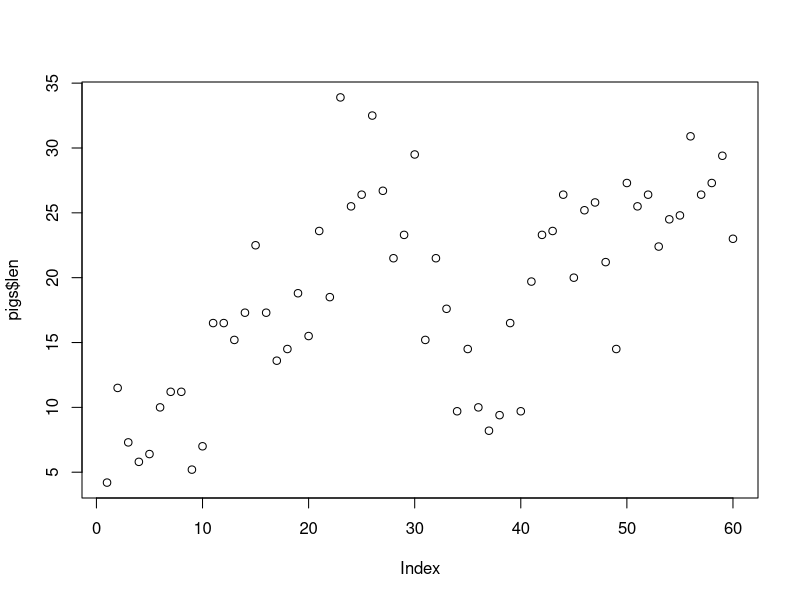
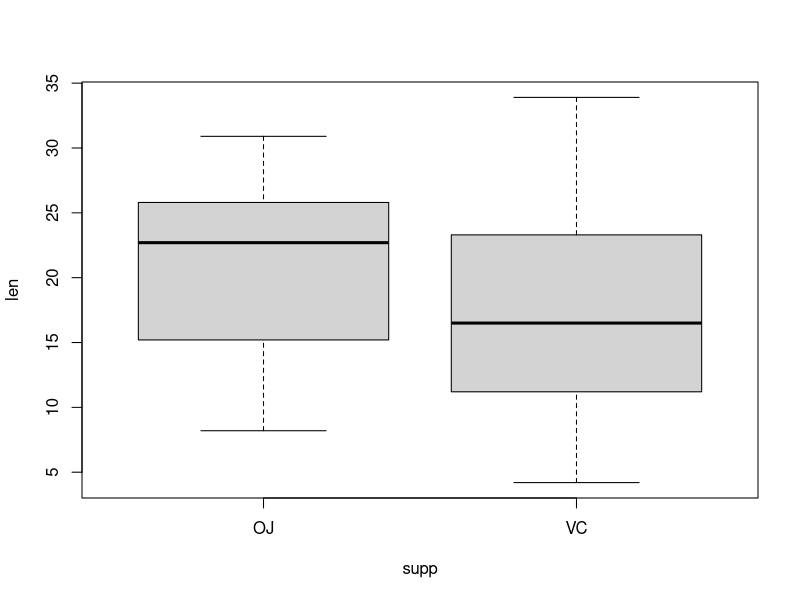
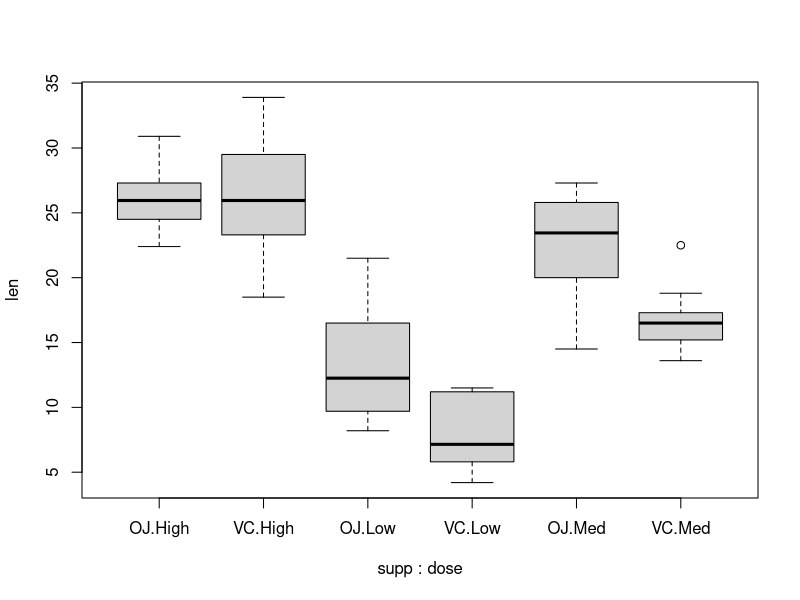
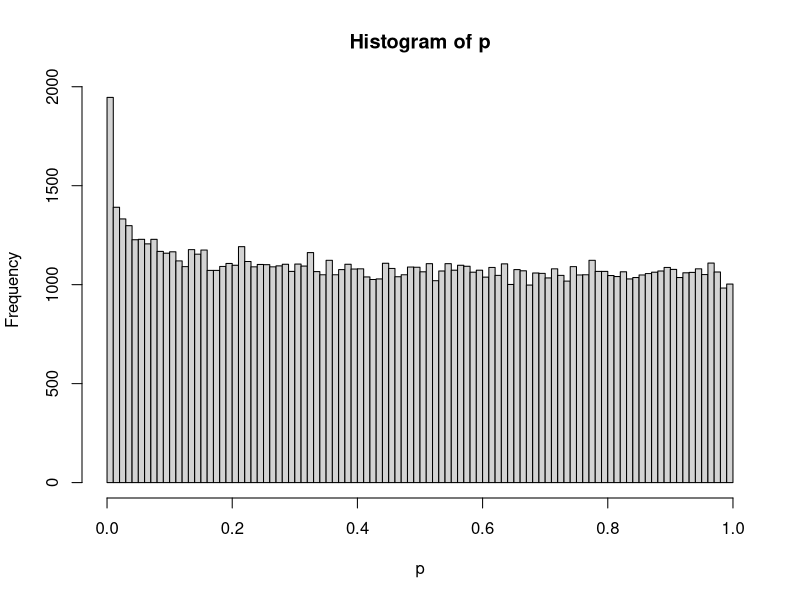

Write the R code that produced these figures, in order.
## ---- chunk 1
library(tidyverse)
pigs <- read_csv("data/pigs.csv")
## ---- chunk 2
## Look at all of the odontoblast lengths
pigs$len
## ---- chunk 3
#| output-location: default
#| fig-width: 7
plot(pigs$len)
## ---- chunk 4
#| fig-show: hide
## Show length as being dependent on supp
boxplot(len ~ supp, data = pigs)
## ---- chunk 5
#| output-location: column
## Show length as being dependent on 
## both supp & dose
boxplot(len ~ supp + dose, data = pigs)
## ---- chunk 6
#| output-location: column
#| fig-height: 5
p <- c(runif(1e5), rbeta(1e4, 0.5, 1))
hist(p, breaks = 100)
## ---- chunk 7
## Sort by length
arrange(pigs, len)
## ---- chunk 8
## Sort by length, in descending order
arrange(pigs, desc(len))
## ---- chunk 9
## Just subset to the high dose
filter(pigs, dose == "High")
## ---- chunk 10
1:5 > 2
## ---- chunk 11
1:5 == 2
## ---- chunk 12
1:5 != 2
## ---- chunk 13
filter(pigs, dose != "High")
## ---- chunk 14
filter(pigs, dose == "High", supp == "OJ")
## ---- chunk 15
filter(pigs, len > 20)
## ---- chunk 16
arrange(pigs, len)
## ---- chunk 17
pigs %>% arrange(len)
## ---- chunk 18
pigs %>% 
  filter(supp == "OJ") %>% 
  arrange(len)
## ---- chunk 19
pigs %>% 
  filter(supp == "OJ") %>% 
  arrange(len)
## ---- chunk 20
pigs %>% 
  arrange(len) %>% 
  mutate(rank = rank(len))
## ---- chunk 21
pigs %>% 
  mutate(
    rank = rank(len),
    quantile = rank / max(rank)
  )
## ---- chunk 22
pigs %>% 
  slice(1:5)
## ---- chunk 23
pigs %>% 
  arrange(len) %>% 
  slice(1:5)
## ---- chunk 24
pigs %>% 
  select(len)
## ---- chunk 25
pigs %>% 
  select(supp, dose, len)
## ---- chunk 26
pigs %>% 
  mutate(
    rank = rank(len),
    quantile = rank / max(rank)
  ) %>% 
  select(-rank)
## ---- chunk 27
pigs %>% 
  mutate(
    rank = rank(len),
    quantile = rank / max(rank)
  ) %>% 
  select(supp, dose, len, quantile)
## ---- chunk 28
pigs %>% 
  select(starts_with("d"))
## ---- chunk 29
#| output-location: column
pigs %>% 
  select(ends_with("n"))
## ---- chunk 30
#| output-location: column
pigs %>% 
  select(contains("e"))
## ---- chunk 31
pigs %>% 
  mutate(
    rank = rank(len),
    quantile = rank / max(rank)
  ) %>% 
  select(supp, dose, everything())
## ---- chunk 32
pigs %>% 
  distinct(supp, dose)
## ---- chunk 33
pigs %>% 
  arrange(len) %>% 
  distinct(supp, dose, .keep_all = TRUE)
## ---- chunk 34
pigs %>% 
  filter(supp == "OJ") %>% 
  summarise(
    mn = mean(len),
    sd = sd(len)
  )
## ---- chunk 35
pigs %>% 
  summarise(
    mn = mean(len),
    sd = sd(len),
    .by = supp
  )
## ---- chunk 36
pigs %>% 
  summarise(
    mn = mean(len),
    sd = sd(len),
    .by = c(supp, dose)
  )
## ---- chunk 37
c(1, 20)
## ---- chunk 38
bind_rows(
  slice(pigs, 1:5),
  slice(pigs, 55:60)
)
## ---- chunk 39
bind_rows(
  top5 = slice(pigs, 1:5),
  bottom5 = slice(pigs, 55:60),
  .id = "source"
)
## ---- chunk 40
band_members
## ---- chunk 41
band_instruments
## ---- chunk 42
band_members %>% 
  left_join(band_instruments)
## ---- chunk 43
band_members %>% 
  right_join(band_instruments)
## ---- chunk 44
band_members %>% 
  full_join(band_instruments)
## ---- chunk 45
band_members %>% 
  inner_join(band_instruments)
## ---- chunk 46
band_members %>% 
  left_join(band_instruments) %>% 
  mutate(
    plays = case_when(
      is.na(plays) ~ "the role of a man 40 years younger",
      !is.na(plays) ~ plays
    )
  )
